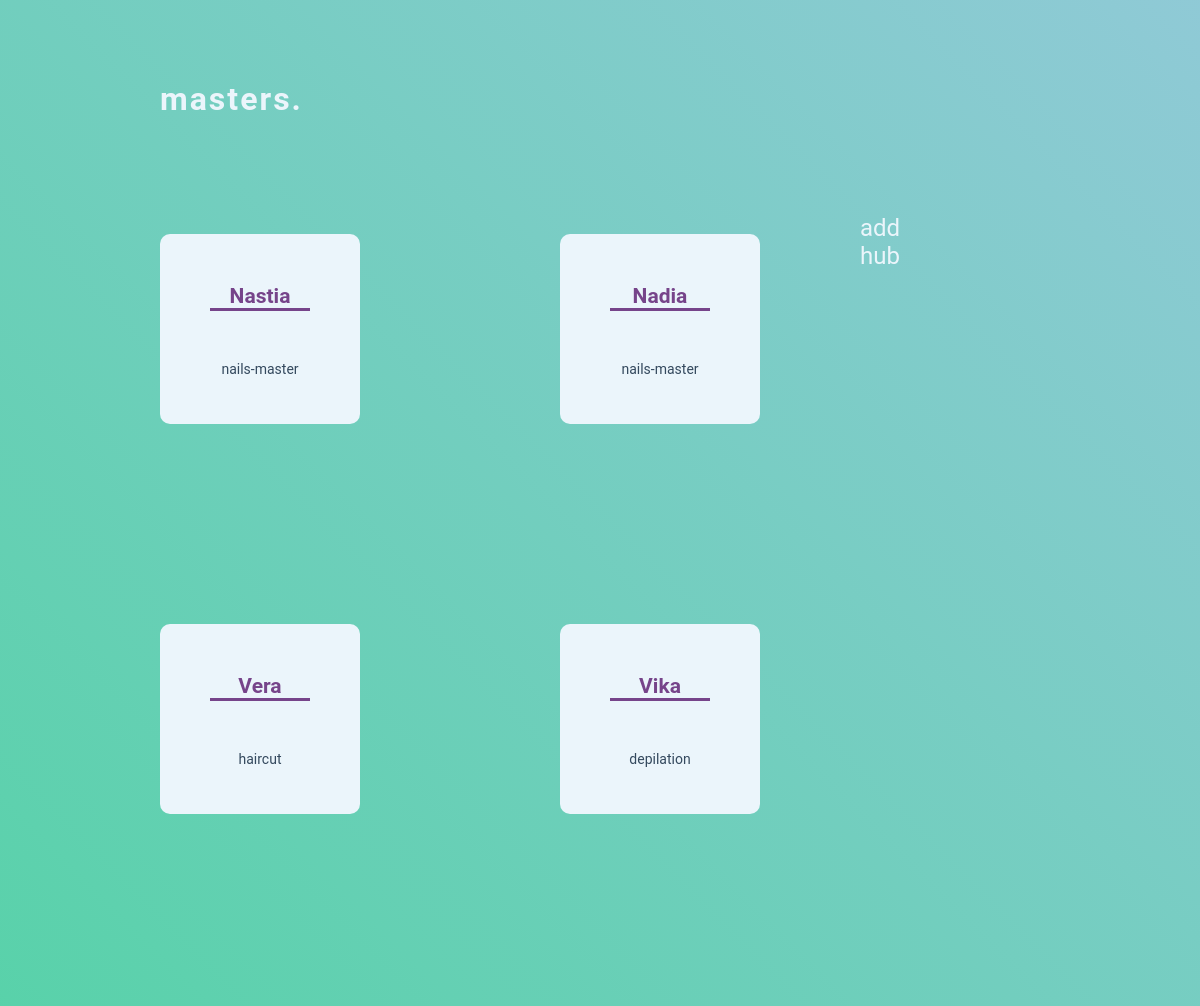
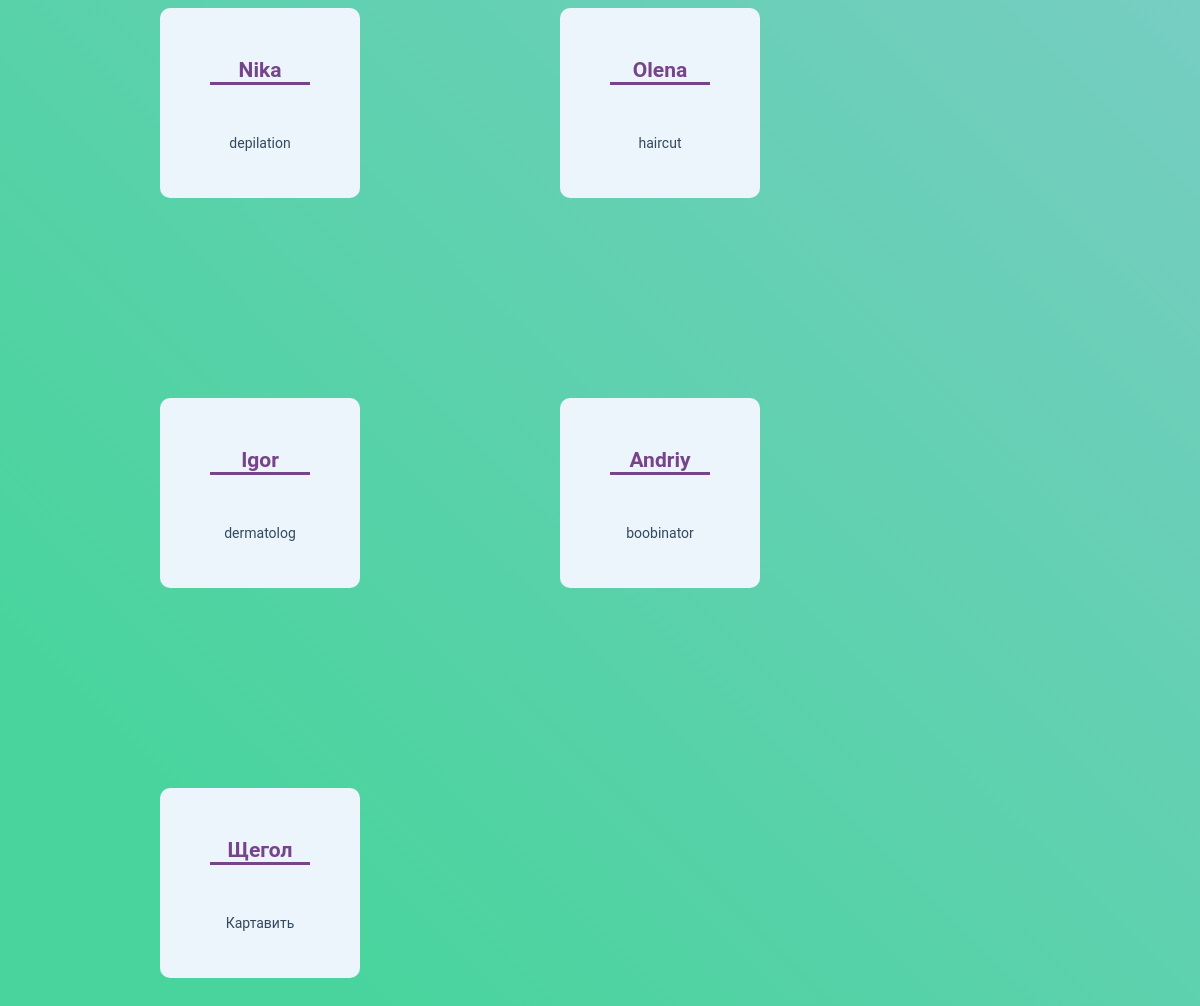
Page /masters/ on the committed database (2 pictures, top to bottom).
### salon/models.py (models this page shows)
class Master(models.Model):
    name = models.CharField(max_length=255)
    serve = models.CharField(max_length=255)

### salon/views.py (the view)
# urls.py: path('masters/', masters, name='masters'),
def masters(request):
    profiles = Master.objects.all()
    return render(request, 'salon/masters.html', {'profiles': profiles})

### salon/templates/salon/masters.html (shortened to what this page needs)
{% load static %}
<!DOCTYPE html>
<html lang="en">
<head>
    <link type = "text/css" href="{% static 'salon/css/masters_style.css' %}" rel="stylesheet">
</head>
<body>
    <div class="user">
        <header class="user__header">
            <h1>masters.</h1>
        </header>
        <div class="list_div">
            <ul class="masters">
                {% for profile in profiles %}
                <a href="delete-master/{{profile.id}}">
                <li>
                    <h2 class="name">{{profile.name}}</h2>
                    <p class="service">{{profile.serve}}</p>
                </li></a>
                {% endfor %}
            </ul>
        </div>
    </div>
    <div class="redactor">
        <a href="{% url 'add_master' %}">add</a>
    </div>
    <div class="redactor">
        <a href="{% url 'hub' %}">hub</a>
    </div>
</body>
</html>

### salon/static/salon/css/masters_style.css (style rules this page uses)
* { margin: 0; padding: 0; box-sizing: border-box; }
body { font-family: "Roboto"; font-size: 14px; background-size: 200% 100% !important; animation: move 10s ease infinite; transform: translate3d(0, 0, 0); background: linear-gradient(45deg, #49D49D 10%, #A2C7E5 90%); height: 100vh }
.user { width: 90%; margin: 10vh auto; }
.user__header { text-align: center; opacity: 0; transform: translate3d(0, 500px, 0); animation: arrive 500ms ease-in-out 0.7s forwards; }
h1 { text-align: left; color:#ebf5fb; padding-left: 100px; font-size: xx-large; letter-spacing: 2px; }
.masters { list-style: none; transform-style: preserve-3d; }
.masters li { float: left; display: block; background-color: #ebf5fb; margin: 100px; padding: 50px; width: 200px; height: 190px; font-family: "Roboto"; -webkit-appearance: none; border: 0; outline: 0; transition: 0.3s; border-radius: 10px; }
.service { margin-top: 50%; color: #34495e; text-align: center; }
h2 { text-align: center; border-bottom: solid; }
.redactor a { text-decoration: none!important; color: #ebf5fb; font-size: x-large; }
a { text-decoration: none !important; color:#76448a; }

### rows in the picture
Master: name "Nastia", serve "nails-master"
Master: name "Nadia", serve "nails-master"
Master: name "Vera", serve "haircut"
Master: name "Vika", serve "depilation"
Master: name "Nika", serve "depilation"
Master: name "Olena", serve "haircut"
Master: name "Igor", serve "dermatolog"
Master: name "Andriy", serve "boobinator"
Master: name "Щегол", serve "Картавить"
